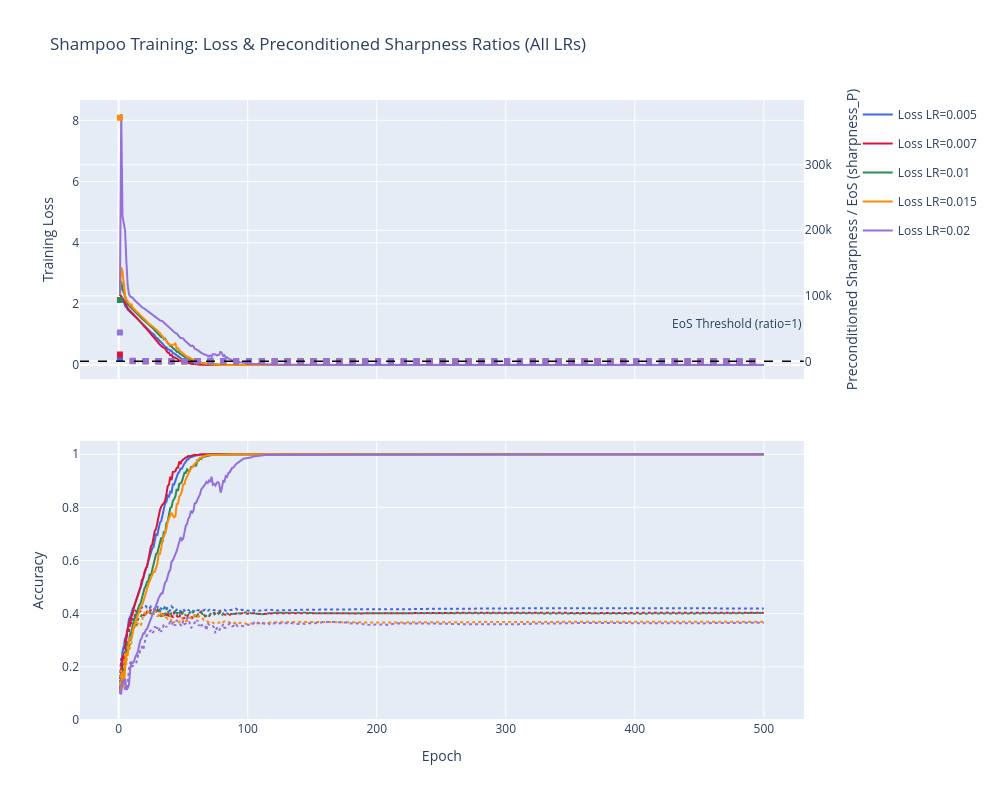

Notebook source saved alongside this figure:
### Code cell
plot_all_training_combined(md, out)

### Figure 1 — Plotly figure (JSON) as saved in the notebook; plotly's stock layout.template omitted (floating-point values rounded to 4 significant figures; data arrays with more than 128 entries replaced by an {"elided": "..."} marker saying what was removed)
{"data": [{"legendgroup": "0.005", "line": {"color": "royalblue", "width": 2}, "name": "Loss LR=0.005", "type": "scatter", "x": {"elided": "500 int values"}, "xaxis": "x", "y": {"elided": "500 float values"}, "yaxis": "y"}, {"connectgaps": false, "legendgroup": "0.005", "line": {"color": "royalblue", "dash": "dashdot", "width": 1}, "marker": {"color": "royalblue", "size": 6, "symbol": "square"}, "mode": "markers+lines", "name": "Preconditioned Sharpness / EoS (sharpness_P) LR=0.005", "showlegend": false, "type": "scatter", "x": {"elided": "500 int values"}, "xaxis": "x", "y": {"elided": "500 float values"}, "yaxis": "y2"}, {"legendgroup": "0.005", "line": {"color": "royalblue", "width": 2}, "name": "Train Acc LR=0.005", "showlegend": false, "type": "scatter", "x": {"elided": "500 int values"}, "xaxis": "x2", "y": {"elided": "500 float values"}, "yaxis": "y3"}, {"legendgroup": "0.005", "line": {"color": "royalblue", "dash": "dot", "width": 2}, "name": "Test Acc LR=0.005", "showlegend": false, "type": "scatter", "x": {"elided": "500 int values"}, "xaxis": "x2", "y": {"elided": "500 float values"}, "yaxis": "y3"}, {"legendgroup": "0.007", "line": {"color": "crimson", "width": 2}, "name": "Loss LR=0.007", "type": "scatter", "x": {"elided": "500 int values"}, "xaxis": "x", "y": {"elided": "500 float values"}, "yaxis": "y"}, {"connectgaps": false, "legendgroup": "0.007", "line": {"color": "crimson", "dash": "dashdot", "width": 1}, "marker": {"color": "crimson", "size": 6, "symbol": "square"}, "mode": "markers+lines", "name": "Preconditioned Sharpness / EoS (sharpness_P) LR=0.007", "showlegend": false, "type": "scatter", "x": {"elided": "500 int values"}, "xaxis": "x", "y": {"elided": "500 float values"}, "yaxis": "y2"}, {"legendgroup": "0.007", "line": {"color": "crimson", "width": 2}, "name": "Train Acc LR=0.007", "showlegend": false, "type": "scatter", "x": {"elided": "500 int values"}, "xaxis": "x2", "y": {"elided": "500 float values"}, "yaxis": "y3"}, {"legendgroup": "0.007", "line": {"color": "crimson", "dash": "dot", "width": 2}, "name": "Test Acc LR=0.007", "showlegend": false, "type": "scatter", "x": {"elided": "500 int values"}, "xaxis": "x2", "y": {"elided": "500 float values"}, "yaxis": "y3"}, {"legendgroup": "0.01", "line": {"color": "seagreen", "width": 2}, "name": "Loss LR=0.01", "type": "scatter", "x": {"elided": "500 int values"}, "xaxis": "x", "y": {"elided": "500 float values"}, "yaxis": "y"}, {"connectgaps": false, "legendgroup": "0.01", "line": {"color": "seagreen", "dash": "dashdot", "width": 1}, "marker": {"color": "seagreen", "size": 6, "symbol": "square"}, "mode": "markers+lines", "name": "Preconditioned Sharpness / EoS (sharpness_P) LR=0.01", "showlegend": false, "type": "scatter", "x": {"elided": "500 int values"}, "xaxis": "x", "y": {"elided": "500 float values"}, "yaxis": "y2"}, {"legendgroup": "0.01", "line": {"color": "seagreen", "width": 2}, "name": "Train Acc LR=0.01", "showlegend": false, "type": "scatter", "x": {"elided": "500 int values"}, "xaxis": "x2", "y": {"elided": "500 float values"}, "yaxis": "y3"}, {"legendgroup": "0.01", "line": {"color": "seagreen", "dash": "dot", "width": 2}, "name": "Test Acc LR=0.01", "showlegend": false, "type": "scatter", "x": {"elided": "500 int values"}, "xaxis": "x2", "y": {"elided": "500 float values"}, "yaxis": "y3"}, {"legendgroup": "0.015", "line": {"color": "darkorange", "width": 2}, "name": "Loss LR=0.015", "type": "scatter", "x": {"elided": "500 int values"}, "xaxis": "x", "y": {"elided": "500 float values"}, "yaxis": "y"}, {"connectgaps": false, "legendgroup": "0.015", "line": {"color": "darkorange", "dash": "dashdot", "width": 1}, "marker": {"color": "darkorange", "size": 6, "symbol": "square"}, "mode": "markers+lines", "name": "Preconditioned Sharpness / EoS (sharpness_P) LR=0.015", "showlegend": false, "type": "scatter", "x": {"elided": "500 int values"}, "xaxis": "x", "y": {"elided": "500 float values"}, "yaxis": "y2"}, {"legendgroup": "0.015", "line": {"color": "darkorange", "width": 2}, "name": "Train Acc LR=0.015", "showlegend": false, "type": "scatter", "x": {"elided": "500 int values"}, "xaxis": "x2", "y": {"elided": "500 float values"}, "yaxis": "y3"}, {"legendgroup": "0.015", "line": {"color": "darkorange", "dash": "dot", "width": 2}, "name": "Test Acc LR=0.015", "showlegend": false, "type": "scatter", "x": {"elided": "500 int values"}, "xaxis": "x2", "y": {"elided": "500 float values"}, "yaxis": "y3"}, {"legendgroup": "0.02", "line": {"color": "mediumpurple", "width": 2}, "name": "Loss LR=0.02", "type": "scatter", "x": {"elided": "500 int values"}, "xaxis": "x", "y": {"elided": "500 float values"}, "yaxis": "y"}, {"connectgaps": false, "legendgroup": "0.02", "line": {"color": "mediumpurple", "dash": "dashdot", "width": 1}, "marker": {"color": "mediumpurple", "size": 6, "symbol": "square"}, "mode": "markers+lines", "name": "Preconditioned Sharpness / EoS (sharpness_P) LR=0.02", "showlegend": false, "type": "scatter", "x": {"elided": "500 int values"}, "xaxis": "x", "y": {"elided": "500 float values"}, "yaxis": "y2"}, {"legendgroup": "0.02", "line": {"color": "mediumpurple", "width": 2}, "name": "Train Acc LR=0.02", "showlegend": false, "type": "scatter", "x": {"elided": "500 int values"}, "xaxis": "x2", "y": {"elided": "500 float values"}, "yaxis": "y3"}, {"legendgroup": "0.02", "line": {"color": "mediumpurple", "dash": "dot", "width": 2}, "name": "Test Acc LR=0.02", "showlegend": false, "type": "scatter", "x": {"elided": "500 int values"}, "xaxis": "x2", "y": {"elided": "500 float values"}, "yaxis": "y3"}], "layout": {"annotations": [{"showarrow": false, "text": "EoS Threshold (ratio=1)", "x": 1, "xanchor": "right", "xref": "x domain", "y": 1, "yanchor": "bottom", "yref": "y"}], "height": 800, "legend": {"x": 1.01, "y": 1}, "margin": {"r": 150}, "shapes": [{"line": {"color": "black", "dash": "dash", "width": 1.5}, "type": "line", "x0": 0, "x1": 1, "xref": "x domain", "y0": 1, "y1": 1, "yref": "y2"}], "title": {"text": "Shampoo Training: Loss & Preconditioned Sharpness Ratios (All LRs)"}, "width": 1000, "xaxis": {"anchor": "y", "autorange": true, "domain": [0, 0.94], "matches": "x2", "range": [-29.98, 531.0], "showticklabels": false, "type": "linear"}, "xaxis2": {"anchor": "y3", "autorange": true, "domain": [0, 0.94], "range": [-29.98, 531.0], "title": {"text": "Epoch"}, "type": "linear"}, "yaxis": {"anchor": "x", "autorange": true, "domain": [0.55, 1], "range": [-0.456, 8.665], "title": {"text": "Training Loss"}, "type": "linear"}, "yaxis2": {"anchor": "x", "autorange": true, "overlaying": "y", "range": [-27020.0, 398900.0], "side": "right", "title": {"text": "Preconditioned Sharpness / EoS (sharpness_P)"}, "type": "linear"}, "yaxis3": {"anchor": "x2", "domain": [0, 0.45], "range": [0, 1.05], "title": {"text": "Accuracy"}, "type": "linear"}}}
